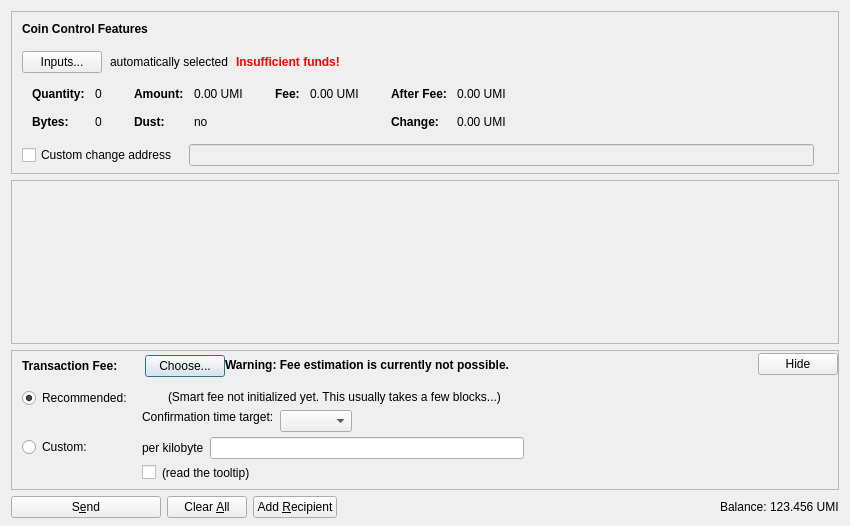
<?xml version="1.0" encoding="UTF-8"?>
<ui version="4.0">
 <class>SendCoinsDialog</class>
 <widget class="QDialog" name="SendCoinsDialog">
  <property name="geometry">
   <rect>
    <x>0</x>
    <y>0</y>
    <width>850</width>
    <height>526</height>
   </rect>
  </property>
  <property name="windowTitle">
   <string>Send Coins</string>
  </property>
  <layout class="QVBoxLayout" name="verticalLayout" stretch="0,1,0,0">
   <property name="bottomMargin">
    <number>8</number>
   </property>
   <item>
    <widget class="QFrame" name="frameCoinControl">
     <property name="sizePolicy">
      <sizepolicy hsizetype="Expanding" vsizetype="Expanding">
       <horstretch>0</horstretch>
       <verstretch>0</verstretch>
      </sizepolicy>
     </property>
     <property name="maximumSize">
      <size>
       <width>16777215</width>
       <height>16777215</height>
      </size>
     </property>
     <property name="frameShape">
      <enum>QFrame::StyledPanel</enum>
     </property>
     <property name="frameShadow">
      <enum>QFrame::Sunken</enum>
     </property>
     <layout class="QVBoxLayout" name="verticalLayoutCoinControl2">
      <property name="spacing">
       <number>0</number>
      </property>
      <property name="leftMargin">
       <number>0</number>
      </property>
      <property name="topMargin">
       <number>0</number>
      </property>
      <property name="rightMargin">
       <number>0</number>
      </property>
      <property name="bottomMargin">
       <number>6</number>
      </property>
      <item>
       <layout class="QVBoxLayout" name="verticalLayoutCoinControl" stretch="0,0,0,0,1">
        <property name="spacing">
         <number>0</number>
        </property>
        <property name="leftMargin">
         <number>10</number>
        </property>
        <property name="topMargin">
         <number>10</number>
        </property>
        <item>
         <layout class="QHBoxLayout" name="horizontalLayoutCoinControl1">
          <property name="bottomMargin">
           <number>15</number>
          </property>
          <item>
           <widget class="QLabel" name="labelCoinControlFeatures">
            <property name="sizePolicy">
             <sizepolicy hsizetype="Preferred" vsizetype="Maximum">
              <horstretch>0</horstretch>
              <verstretch>0</verstretch>
             </sizepolicy>
            </property>
            <property name="font">
             <font>
              <weight>75</weight>
              <bold>true</bold>
             </font>
            </property>
            <property name="styleSheet">
             <string notr="true">font-weight:bold;</string>
            </property>
            <property name="text">
             <string>Coin Control Features</string>
            </property>
           </widget>
          </item>
         </layout>
        </item>
        <item>
         <layout class="QHBoxLayout" name="horizontalLayoutCoinControl2" stretch="0,0,0,0">
          <property name="spacing">
           <number>8</number>
          </property>
          <property name="bottomMargin">
           <number>10</number>
          </property>
          <item>
           <widget class="QPushButton" name="pushButtonCoinControl">
            <property name="styleSheet">
             <string notr="true"/>
            </property>
            <property name="text">
             <string>Inputs...</string>
            </property>
            <property name="autoDefault">
             <bool>false</bool>
            </property>
           </widget>
          </item>
          <item>
           <widget class="QLabel" name="labelCoinControlAutomaticallySelected">
            <property name="text">
             <string>automatically selected</string>
            </property>
            <property name="margin">
             <number>5</number>
            </property>
           </widget>
          </item>
          <item>
           <widget class="QLabel" name="labelCoinControlInsuffFunds">
            <property name="font">
             <font>
              <weight>75</weight>
              <bold>true</bold>
             </font>
            </property>
            <property name="styleSheet">
             <string notr="true">color:red;font-weight:bold;</string>
            </property>
            <property name="text">
             <string>Insufficient funds!</string>
            </property>
            <property name="margin">
             <number>5</number>
            </property>
           </widget>
          </item>
          <item>
           <spacer name="horizontalSpacerCoinControl">
            <property name="orientation">
             <enum>Qt::Horizontal</enum>
            </property>
            <property name="sizeHint" stdset="0">
             <size>
              <width>40</width>
              <height>1</height>
             </size>
            </property>
           </spacer>
          </item>
         </layout>
        </item>
        <item>
         <widget class="QWidget" name="widgetCoinControl" native="true">
          <property name="sizePolicy">
           <sizepolicy hsizetype="Preferred" vsizetype="Preferred">
            <horstretch>0</horstretch>
            <verstretch>0</verstretch>
           </sizepolicy>
          </property>
          <property name="minimumSize">
           <size>
            <width>0</width>
            <height>0</height>
           </size>
          </property>
          <property name="styleSheet">
           <string notr="true"/>
          </property>
          <layout class="QHBoxLayout" name="horizontalLayoutCoinControl5">
           <property name="leftMargin">
            <number>0</number>
           </property>
           <property name="topMargin">
            <number>0</number>
           </property>
           <property name="rightMargin">
            <number>0</number>
           </property>
           <property name="bottomMargin">
            <number>0</number>
           </property>
           <item>
            <layout class="QHBoxLayout" name="horizontalLayoutCoinControl3" stretch="0,0,0,1">
             <property name="spacing">
              <number>20</number>
             </property>
             <property name="topMargin">
              <number>0</number>
             </property>
             <property name="bottomMargin">
              <number>10</number>
             </property>
             <item>
              <layout class="QFormLayout" name="formLayoutCoinControl1">
               <property name="horizontalSpacing">
                <number>10</number>
               </property>
               <property name="verticalSpacing">
                <number>14</number>
               </property>
               <property name="leftMargin">
                <number>10</number>
               </property>
               <property name="topMargin">
                <number>4</number>
               </property>
               <property name="rightMargin">
                <number>6</number>
               </property>
               <item row="0" column="0">
                <widget class="QLabel" name="labelCoinControlQuantityText">
                 <property name="font">
                  <font>
                   <weight>75</weight>
                   <bold>true</bold>
                  </font>
                 </property>
                 <property name="text">
                  <string>Quantity:</string>
                 </property>
                 <property name="margin">
                  <number>0</number>
                 </property>
                </widget>
               </item>
               <item row="0" column="1">
                <widget class="QLabel" name="labelCoinControlQuantity">
                 <property name="cursor">
                  <cursorShape>IBeamCursor</cursorShape>
                 </property>
                 <property name="contextMenuPolicy">
                  <enum>Qt::ActionsContextMenu</enum>
                 </property>
                 <property name="text">
                  <string notr="true">0</string>
                 </property>
                 <property name="margin">
                  <number>0</number>
                 </property>
                 <property name="textInteractionFlags">
                  <set>Qt::LinksAccessibleByMouse|Qt::TextSelectableByKeyboard|Qt::TextSelectableByMouse</set>
                 </property>
                </widget>
               </item>
               <item row="1" column="0">
                <widget class="QLabel" name="labelCoinControlBytesText">
                 <property name="font">
                  <font>
                   <weight>75</weight>
                   <bold>true</bold>
                  </font>
                 </property>
                 <property name="text">
                  <string>Bytes:</string>
                 </property>
                </widget>
               </item>
               <item row="1" column="1">
                <widget class="QLabel" name="labelCoinControlBytes">
                 <property name="cursor">
                  <cursorShape>IBeamCursor</cursorShape>
                 </property>
                 <property name="contextMenuPolicy">
                  <enum>Qt::ActionsContextMenu</enum>
                 </property>
                 <property name="text">
                  <string notr="true">0</string>
                 </property>
                 <property name="textInteractionFlags">
                  <set>Qt::LinksAccessibleByMouse|Qt::TextSelectableByKeyboard|Qt::TextSelectableByMouse</set>
                 </property>
                </widget>
               </item>
              </layout>
             </item>
             <item>
              <layout class="QFormLayout" name="formLayoutCoinControl2">
               <property name="horizontalSpacing">
                <number>10</number>
               </property>
               <property name="verticalSpacing">
                <number>14</number>
               </property>
               <property name="leftMargin">
                <number>6</number>
               </property>
               <property name="topMargin">
                <number>4</number>
               </property>
               <property name="rightMargin">
                <number>6</number>
               </property>
               <item row="0" column="0">
                <widget class="QLabel" name="labelCoinControlAmountText">
                 <property name="font">
                  <font>
                   <weight>75</weight>
                   <bold>true</bold>
                  </font>
                 </property>
                 <property name="text">
                  <string>Amount:</string>
                 </property>
                 <property name="margin">
                  <number>0</number>
                 </property>
                </widget>
               </item>
               <item row="0" column="1">
                <widget class="QLabel" name="labelCoinControlAmount">
                 <property name="cursor">
                  <cursorShape>IBeamCursor</cursorShape>
                 </property>
                 <property name="contextMenuPolicy">
                  <enum>Qt::ActionsContextMenu</enum>
                 </property>
                 <property name="text">
                  <string notr="true">0.00 UMI</string>
                 </property>
                 <property name="textInteractionFlags">
                  <set>Qt::LinksAccessibleByMouse|Qt::TextSelectableByKeyboard|Qt::TextSelectableByMouse</set>
                 </property>
                </widget>
               </item>
               <item row="1" column="0">
                <widget class="QLabel" name="labelCoinControlLowOutputText">
                 <property name="font">
                  <font>
                   <weight>75</weight>
                   <bold>true</bold>
                  </font>
                 </property>
                 <property name="text">
                  <string>Dust:</string>
                 </property>
                </widget>
               </item>
               <item row="1" column="1">
                <widget class="QLabel" name="labelCoinControlLowOutput">
                 <property name="cursor">
                  <cursorShape>IBeamCursor</cursorShape>
                 </property>
                 <property name="contextMenuPolicy">
                  <enum>Qt::ActionsContextMenu</enum>
                 </property>
                 <property name="text">
                  <string notr="true">no</string>
                 </property>
                 <property name="textInteractionFlags">
                  <set>Qt::LinksAccessibleByMouse|Qt::TextSelectableByKeyboard|Qt::TextSelectableByMouse</set>
                 </property>
                </widget>
               </item>
              </layout>
             </item>
             <item>
              <layout class="QFormLayout" name="formLayoutCoinControl3">
               <property name="horizontalSpacing">
                <number>10</number>
               </property>
               <property name="verticalSpacing">
                <number>14</number>
               </property>
               <property name="leftMargin">
                <number>6</number>
               </property>
               <property name="topMargin">
                <number>4</number>
               </property>
               <property name="rightMargin">
                <number>6</number>
               </property>
               <item row="0" column="0">
                <widget class="QLabel" name="labelCoinControlFeeText">
                 <property name="font">
                  <font>
                   <weight>75</weight>
                   <bold>true</bold>
                  </font>
                 </property>
                 <property name="text">
                  <string>Fee:</string>
                 </property>
                 <property name="margin">
                  <number>0</number>
                 </property>
                </widget>
               </item>
               <item row="0" column="1">
                <widget class="QLabel" name="labelCoinControlFee">
                 <property name="cursor">
                  <cursorShape>IBeamCursor</cursorShape>
                 </property>
                 <property name="contextMenuPolicy">
                  <enum>Qt::ActionsContextMenu</enum>
                 </property>
                 <property name="text">
                  <string notr="true">0.00 UMI</string>
                 </property>
                 <property name="textInteractionFlags">
                  <set>Qt::LinksAccessibleByMouse|Qt::TextSelectableByKeyboard|Qt::TextSelectableByMouse</set>
                 </property>
                </widget>
               </item>
              </layout>
             </item>
             <item>
              <layout class="QFormLayout" name="formLayoutCoinControl4">
               <property name="horizontalSpacing">
                <number>10</number>
               </property>
               <property name="verticalSpacing">
                <number>14</number>
               </property>
               <property name="leftMargin">
                <number>6</number>
               </property>
               <property name="topMargin">
                <number>4</number>
               </property>
               <property name="rightMargin">
                <number>6</number>
               </property>
               <item row="0" column="0">
                <widget class="QLabel" name="labelCoinControlAfterFeeText">
                 <property name="font">
                  <font>
                   <weight>75</weight>
                   <bold>true</bold>
                  </font>
                 </property>
                 <property name="text">
                  <string>After Fee:</string>
                 </property>
                 <property name="margin">
                  <number>0</number>
                 </property>
                </widget>
               </item>
               <item row="0" column="1">
                <widget class="QLabel" name="labelCoinControlAfterFee">
                 <property name="cursor">
                  <cursorShape>IBeamCursor</cursorShape>
                 </property>
                 <property name="contextMenuPolicy">
                  <enum>Qt::ActionsContextMenu</enum>
                 </property>
                 <property name="text">
                  <string notr="true">0.00 UMI</string>
                 </property>
                 <property name="textInteractionFlags">
                  <set>Qt::LinksAccessibleByMouse|Qt::TextSelectableByKeyboard|Qt::TextSelectableByMouse</set>
                 </property>
                </widget>
               </item>
               <item row="1" column="0">
                <widget class="QLabel" name="labelCoinControlChangeText">
                 <property name="font">
                  <font>
                   <weight>75</weight>
                   <bold>true</bold>
                  </font>
                 </property>
                 <property name="text">
                  <string>Change:</string>
                 </property>
                </widget>
               </item>
               <item row="1" column="1">
                <widget class="QLabel" name="labelCoinControlChange">
                 <property name="cursor">
                  <cursorShape>IBeamCursor</cursorShape>
                 </property>
                 <property name="contextMenuPolicy">
                  <enum>Qt::ActionsContextMenu</enum>
                 </property>
                 <property name="text">
                  <string notr="true">0.00 UMI</string>
                 </property>
                 <property name="textInteractionFlags">
                  <set>Qt::LinksAccessibleByMouse|Qt::TextSelectableByKeyboard|Qt::TextSelectableByMouse</set>
                 </property>
                </widget>
               </item>
              </layout>
             </item>
            </layout>
           </item>
          </layout>
         </widget>
        </item>
        <item>
         <layout class="QHBoxLayout" name="horizontalLayoutCoinControl4" stretch="0,0,0">
          <property name="spacing">
           <number>12</number>
          </property>
          <property name="sizeConstraint">
           <enum>QLayout::SetDefaultConstraint</enum>
          </property>
          <property name="topMargin">
           <number>5</number>
          </property>
          <property name="rightMargin">
           <number>5</number>
          </property>
          <item>
           <widget class="QCheckBox" name="checkBoxCoinControlChange">
            <property name="toolTip">
             <string>If this is activated, but the change address is empty or invalid, change will be sent to a newly generated address.</string>
            </property>
            <property name="text">
             <string>Custom change address</string>
            </property>
           </widget>
          </item>
          <item>
           <widget class="QValidatedLineEdit" name="lineEditCoinControlChange">
            <property name="enabled">
             <bool>false</bool>
            </property>
            <property name="sizePolicy">
             <sizepolicy hsizetype="Expanding" vsizetype="Fixed">
              <horstretch>0</horstretch>
              <verstretch>0</verstretch>
             </sizepolicy>
            </property>
           </widget>
          </item>
          <item>
           <widget class="QLabel" name="labelCoinControlChangeLabel">
            <property name="sizePolicy">
             <sizepolicy hsizetype="Preferred" vsizetype="Expanding">
              <horstretch>0</horstretch>
              <verstretch>0</verstretch>
             </sizepolicy>
            </property>
            <property name="minimumSize">
             <size>
              <width>0</width>
              <height>0</height>
             </size>
            </property>
            <property name="text">
             <string/>
            </property>
            <property name="margin">
             <number>3</number>
            </property>
           </widget>
          </item>
         </layout>
        </item>
        <item>
         <spacer name="verticalSpacerCoinControl">
          <property name="orientation">
           <enum>Qt::Vertical</enum>
          </property>
          <property name="sizeHint" stdset="0">
           <size>
            <width>800</width>
            <height>1</height>
           </size>
          </property>
         </spacer>
        </item>
       </layout>
      </item>
     </layout>
    </widget>
   </item>
   <item>
    <widget class="QScrollArea" name="scrollArea">
     <property name="widgetResizable">
      <bool>true</bool>
     </property>
     <widget class="QWidget" name="scrollAreaWidgetContents">
      <property name="geometry">
       <rect>
        <x>0</x>
        <y>0</y>
        <width>830</width>
        <height>104</height>
       </rect>
      </property>
      <layout class="QVBoxLayout" name="verticalLayout_2" stretch="0,1">
       <property name="leftMargin">
        <number>0</number>
       </property>
       <property name="topMargin">
        <number>0</number>
       </property>
       <property name="rightMargin">
        <number>0</number>
       </property>
       <property name="bottomMargin">
        <number>0</number>
       </property>
       <item>
        <layout class="QVBoxLayout" name="entries">
         <property name="spacing">
          <number>6</number>
         </property>
        </layout>
       </item>
       <item>
        <spacer name="verticalSpacer">
         <property name="orientation">
          <enum>Qt::Vertical</enum>
         </property>
         <property name="sizeHint" stdset="0">
          <size>
           <width>20</width>
           <height>40</height>
          </size>
         </property>
        </spacer>
       </item>
      </layout>
     </widget>
    </widget>
   </item>
   <item>
    <widget class="QFrame" name="frameFee">
     <property name="sizePolicy">
      <sizepolicy hsizetype="Expanding" vsizetype="Expanding">
       <horstretch>0</horstretch>
       <verstretch>0</verstretch>
      </sizepolicy>
     </property>
     <property name="maximumSize">
      <size>
       <width>16777215</width>
       <height>16777215</height>
      </size>
     </property>
     <property name="frameShape">
      <enum>QFrame::StyledPanel</enum>
     </property>
     <property name="frameShadow">
      <enum>QFrame::Sunken</enum>
     </property>
     <layout class="QVBoxLayout" name="verticalLayoutFee1">
      <property name="spacing">
       <number>0</number>
      </property>
      <property name="leftMargin">
       <number>0</number>
      </property>
      <property name="topMargin">
       <number>0</number>
      </property>
      <property name="rightMargin">
       <number>0</number>
      </property>
      <property name="bottomMargin">
       <number>0</number>
      </property>
      <item>
       <layout class="QVBoxLayout" name="verticalLayoutFee2" stretch="0,0,0">
        <property name="spacing">
         <number>0</number>
        </property>
        <property name="leftMargin">
         <number>10</number>
        </property>
        <property name="topMargin">
         <number>0</number>
        </property>
        <item>
         <layout class="QHBoxLayout" name="horizontalLayoutFee1">
          <property name="bottomMargin">
           <number>0</number>
          </property>
          <item>
           <layout class="QVBoxLayout" name="verticalLayoutFee7">
            <property name="spacing">
             <number>0</number>
            </property>
            <item>
             <spacer name="verticalSpacerSmartFee">
              <property name="orientation">
               <enum>Qt::Vertical</enum>
              </property>
              <property name="sizeType">
               <enum>QSizePolicy::Fixed</enum>
              </property>
              <property name="sizeHint" stdset="0">
               <size>
                <width>1</width>
                <height>4</height>
               </size>
              </property>
             </spacer>
            </item>
            <item>
             <layout class="QHBoxLayout" name="horizontalLayoutSmartFee">
              <property name="spacing">
               <number>10</number>
              </property>
              <item>
               <widget class="QLabel" name="labelFeeHeadline">
                <property name="sizePolicy">
                 <sizepolicy hsizetype="Preferred" vsizetype="Maximum">
                  <horstretch>0</horstretch>
                  <verstretch>0</verstretch>
                 </sizepolicy>
                </property>
                <property name="font">
                 <font>
                  <weight>75</weight>
                  <bold>true</bold>
                 </font>
                </property>
                <property name="styleSheet">
                 <string notr="true">font-weight:bold;</string>
                </property>
                <property name="text">
                 <string>Transaction Fee:</string>
                </property>
               </widget>
              </item>
              <item>
               <widget class="QLabel" name="labelFeeMinimized">
                <property name="text">
                 <string/>
                </property>
               </widget>
              </item>
              <item>
               <widget class="QPushButton" name="buttonChooseFee">
                <property name="text">
                 <string>Choose...</string>
                </property>
               </widget>
              </item>
             </layout>
            </item>
            <item>
             <spacer name="verticalSpacer_5">
              <property name="orientation">
               <enum>Qt::Vertical</enum>
              </property>
              <property name="sizeHint" stdset="0">
               <size>
                <width>1</width>
                <height>1</height>
               </size>
              </property>
             </spacer>
            </item>
           </layout>
          </item>
          <item>
           <widget class="QLabel" name="fallbackFeeWarningLabel">
            <property name="toolTip">
             <string>Using the fallbackfee can result in sending a transaction that will take several hours or days (or never) to confirm. Consider choosing your fee manually or wait until you have validated the complete chain.</string>
            </property>
            <property name="font">
            <font>
                <weight>75</weight>
                <bold>true</bold>
            </font>
            </property>
            <property name="text">
             <string>Warning: Fee estimation is currently not possible.</string>
            </property>
            <property name="wordWrap">
             <bool>false</bool>
            </property>
           </widget>
          </item>
          <item>
           <spacer name="horizontalSpacer_4">
            <property name="orientation">
             <enum>Qt::Horizontal</enum>
            </property>
            <property name="sizeType">
             <enum>QSizePolicy::MinimumExpanding</enum>
            </property>
            <property name="sizeHint" stdset="0">
             <size>
              <width>40</width>
              <height>20</height>
             </size>
            </property>
           </spacer>
          </item>
          <item>
           <widget class="QPushButton" name="buttonMinimizeFee">
            <property name="toolTip">
             <string>collapse fee-settings</string>
            </property>
            <property name="text">
             <string>Hide</string>
            </property>
           </widget>
          </item>
         </layout>
        </item>
        <item>
         <widget class="QFrame" name="frameFeeSelection">
          <layout class="QVBoxLayout" name="verticalLayoutFee12">
           <property name="spacing">
            <number>0</number>
           </property>
           <property name="leftMargin">
            <number>0</number>
           </property>
           <property name="topMargin">
            <number>0</number>
           </property>
           <property name="rightMargin">
            <number>0</number>
           </property>
           <property name="bottomMargin">
            <number>0</number>
           </property>
           <item>
            <layout class="QGridLayout" name="gridLayoutFee">
             <property name="topMargin">
              <number>10</number>
             </property>
             <property name="bottomMargin">
              <number>4</number>
             </property>
             <property name="horizontalSpacing">
              <number>10</number>
             </property>
             <property name="verticalSpacing">
              <number>4</number>
             </property>
             <item row="1" column="1">
              <layout class="QVBoxLayout" name="verticalLayoutFee8">
               <property name="spacing">
                <number>6</number>
               </property>
               <item>
                <layout class="QHBoxLayout" name="horizontalLayoutFee13">
                 <item>
                  <widget class="QLabel" name="labelCustomPerKilobyte">
                   <property name="toolTip">
                    <string>If the custom fee is set to 1000 satoshis and the transaction is only 250 bytes, then &quot;per kilobyte&quot; only pays 250 satoshis in fee, while &quot;total at least&quot; pays 1000 satoshis. For transactions bigger than a kilobyte both pay by kilobyte.</string>
                   </property>
                   <property name="text">
                    <string>per kilobyte</string>
                   </property>
                  </widget>
                 </item>
                 <item>
                  <widget class="BitcoinAmountField" name="customFee"/>
                 </item>
                 <item>
                  <spacer name="horizontalSpacer_6">
                   <property name="orientation">
                    <enum>Qt::Horizontal</enum>
                   </property>
                   <property name="sizeHint" stdset="0">
                    <size>
                     <width>1</width>
                     <height>1</height>
                    </size>
                   </property>
                  </spacer>
                 </item>
                </layout>
               </item>
               <item>
                <layout class="QHBoxLayout" name="horizontalLayoutFee8">
                 <item>
                  <widget class="QCheckBox" name="checkBoxMinimumFee">
                   <property name="toolTip">
                    <string>Paying only the minimum fee is just fine as long as there is less transaction volume than space in the blocks. But be aware that this can end up in a never confirming transaction once there is more demand for umi transactions than the network can process.</string>
                   </property>
                   <property name="text">
                    <string/>
                   </property>
                  </widget>
                 </item>
                 <item>
                  <widget class="QLabel" name="labelMinFeeWarning">
                   <property name="enabled">
                    <bool>true</bool>
                   </property>
                   <property name="toolTip">
                    <string>Paying only the minimum fee is just fine as long as there is less transaction volume than space in the blocks. But be aware that this can end up in a never confirming transaction once there is more demand for umi transactions than the network can process.</string>
                   </property>
                   <property name="text">
                    <string>(read the tooltip)</string>
                   </property>
                   <property name="margin">
                    <number>5</number>
                   </property>
                  </widget>
                 </item>
                 <item>
                  <spacer name="horizontalSpacer_2">
                   <property name="orientation">
                    <enum>Qt::Horizontal</enum>
                   </property>
                   <property name="sizeHint" stdset="0">
                    <size>
                     <width>1</width>
                     <height>1</height>
                    </size>
                   </property>
                  </spacer>
                 </item>
                </layout>
               </item>
              </layout>
             </item>
             <item row="0" column="0">
              <layout class="QVBoxLayout" name="verticalLayoutFee4" stretch="0,1">
               <item>
                <widget class="QRadioButton" name="radioSmartFee">
                 <property name="text">
                  <string>Recommended:</string>
                 </property>
                 <property name="checked">
                  <bool>true</bool>
                 </property>
                 <attribute name="buttonGroup">
                  <string notr="true">groupFee</string>
                 </attribute>
                </widget>
               </item>
               <item>
                <spacer name="verticalSpacer_2">
                 <property name="orientation">
                  <enum>Qt::Vertical</enum>
                 </property>
                 <property name="sizeHint" stdset="0">
                  <size>
                   <width>1</width>
                   <height>1</height>
                  </size>
                 </property>
                </spacer>
               </item>
              </layout>
             </item>
             <item row="1" column="0">
              <layout class="QVBoxLayout" name="verticalLayoutFee9" stretch="0,1">
               <item>
                <widget class="QRadioButton" name="radioCustomFee">
                 <property name="text">
                  <string>Custom:</string>
                 </property>
                 <attribute name="buttonGroup">
                  <string notr="true">groupFee</string>
                 </attribute>
                </widget>
               </item>
               <item>
                <spacer name="verticalSpacer_6">
                 <property name="orientation">
                  <enum>Qt::Vertical</enum>
                 </property>
                 <property name="sizeHint" stdset="0">
                  <size>
                   <width>1</width>
                   <height>1</height>
                  </size>
                 </property>
                </spacer>
               </item>
              </layout>
             </item>
             <item row="0" column="1">
              <layout class="QVBoxLayout" name="verticalLayoutFee3" stretch="0,0,1">
               <property name="spacing">
                <number>6</number>
               </property>
               <property name="topMargin">
                <number>2</number>
               </property>
               <item>
                <layout class="QHBoxLayout" name="horizontalLayoutFee12">
                 <item>
                  <widget class="QLabel" name="labelSmartFee">
                   <property name="text">
                    <string/>
                   </property>
                   <property name="margin">
                    <number>2</number>
                   </property>
                  </widget>
                 </item>
                 <item>
                  <widget class="QLabel" name="labelFeeEstimation">
                   <property name="text">
                    <string/>
                   </property>
                  </widget>
                 </item>
                 <item>
                  <widget class="QLabel" name="labelSmartFee2">
                   <property name="text">
                    <string>(Smart fee not initialized yet. This usually takes a few blocks...)</string>
                   </property>
                   <property name="margin">
                    <number>2</number>
                   </property>
                  </widget>
                 </item>
                 <item>
                  <spacer name="horizontalSpacer_5">
                   <property name="orientation">
                    <enum>Qt::Horizontal</enum>
                   </property>
                   <property name="sizeHint" stdset="0">
                    <size>
                     <width>1</width>
                     <height>1</height>
                    </size>
                   </property>
                  </spacer>
                 </item>
                </layout>
               </item>
               <item>
                <layout class="QHBoxLayout" name="horizontalLayoutFee9">
                 <item>
                  <layout class="QVBoxLayout" name="verticalLayoutFee6">
                   <item>
                    <widget class="QLabel" name="labelSmartFee3">
                     <property name="text">
                      <string>Confirmation time target:</string>
                     </property>
                     <property name="margin">
                      <number>2</number>
                     </property>
                    </widget>
                   </item>
                   <item>
                    <spacer name="verticalSpacer_3">
                     <property name="orientation">
                      <enum>Qt::Vertical</enum>
                     </property>
                     <property name="sizeHint" stdset="0">
                      <size>
                       <width>1</width>
                       <height>1</height>
                      </size>
                     </property>
                    </spacer>
                   </item>
                  </layout>
                 </item>
                 <item>
                  <layout class="QVBoxLayout" name="verticalLayoutFee5">
                   <property name="rightMargin">
                    <number>30</number>
                   </property>
                   <item>
                    <layout class="QHBoxLayout" name="horizontalLayoutConfTarget">
                     <property name="bottomMargin">
                      <number>0</number>
                     </property>
                     <item>
                      <widget class="QComboBox" name="confTargetSelector"/>
                     </item>
                     <item>
                      <spacer name="horizontalSpacerConfTarget">
                       <property name="orientation">
                        <enum>Qt::Horizontal</enum>
                       </property>
                       <property name="sizeHint" stdset="0">
                        <size>
                         <width>40</width>
                         <height>20</height>
                        </size>
                       </property>
                      </spacer>
                     </item>
                    </layout>
                   </item>
                  </layout>
                 </item>
                </layout>
               </item>
               <item>
                <spacer name="verticalSpacer_4">
                 <property name="orientation">
                  <enum>Qt::Vertical</enum>
                 </property>
                 <property name="sizeHint" stdset="0">
                  <size>
                   <width>1</width>
                   <height>1</height>
                  </size>
                 </property>
                </spacer>
               </item>
              </layout>
             </item>
            </layout>
           </item>
          </layout>
         </widget>
        </item>
        <item>
         <spacer name="verticalSpacerFee">
          <property name="orientation">
           <enum>Qt::Vertical</enum>
          </property>
          <property name="sizeHint" stdset="0">
           <size>
            <width>40</width>
            <height>5</height>
           </size>
          </property>
         </spacer>
        </item>
       </layout>
      </item>
     </layout>
    </widget>
   </item>
   <item>
    <layout class="QHBoxLayout" name="horizontalLayout">
     <item>
      <widget class="QPushButton" name="sendButton">
       <property name="minimumSize">
        <size>
         <width>150</width>
         <height>0</height>
        </size>
       </property>
       <property name="toolTip">
        <string>Confirm the send action</string>
       </property>
       <property name="text">
        <string>S&amp;end</string>
       </property>
       <property name="icon">
        <iconset resource="../bitcoin.qrc">
         <normaloff>:/icons/send</normaloff>:/icons/send</iconset>
       </property>
       <property name="autoDefault">
        <bool>false</bool>
       </property>
       <property name="default">
        <bool>false</bool>
       </property>
      </widget>
     </item>
     <item>
      <widget class="QPushButton" name="clearButton">
       <property name="sizePolicy">
        <sizepolicy hsizetype="Minimum" vsizetype="Fixed">
         <horstretch>0</horstretch>
         <verstretch>0</verstretch>
        </sizepolicy>
       </property>
       <property name="toolTip">
        <string>Clear all fields of the form.</string>
       </property>
       <property name="text">
        <string>Clear &amp;All</string>
       </property>
       <property name="icon">
        <iconset resource="../bitcoin.qrc">
         <normaloff>:/icons/remove</normaloff>:/icons/remove</iconset>
       </property>
       <property name="autoDefault">
        <bool>false</bool>
       </property>
      </widget>
     </item>
     <item>
      <widget class="QPushButton" name="addButton">
       <property name="toolTip">
        <string>Send to multiple recipients at once</string>
       </property>
       <property name="text">
        <string>Add &amp;Recipient</string>
       </property>
       <property name="icon">
        <iconset resource="../bitcoin.qrc">
         <normaloff>:/icons/add</normaloff>:/icons/add</iconset>
       </property>
       <property name="autoDefault">
        <bool>false</bool>
       </property>
      </widget>
     </item>
     <item>
      <spacer name="horizontalSpacer">
       <property name="orientation">
        <enum>Qt::Horizontal</enum>
       </property>
       <property name="sizeHint" stdset="0">
        <size>
         <width>40</width>
         <height>20</height>
        </size>
       </property>
      </spacer>
     </item>
     <item>
      <layout class="QHBoxLayout" name="horizontalLayout_2">
       <property name="spacing">
        <number>3</number>
       </property>
       <item>
        <widget class="QLabel" name="label">
         <property name="sizePolicy">
          <sizepolicy hsizetype="Preferred" vsizetype="Fixed">
           <horstretch>0</horstretch>
           <verstretch>0</verstretch>
          </sizepolicy>
         </property>
         <property name="text">
          <string>Balance:</string>
         </property>
        </widget>
       </item>
       <item>
        <widget class="QLabel" name="labelBalance">
         <property name="sizePolicy">
          <sizepolicy hsizetype="Preferred" vsizetype="Fixed">
           <horstretch>0</horstretch>
           <verstretch>0</verstretch>
          </sizepolicy>
         </property>
         <property name="cursor">
          <cursorShape>IBeamCursor</cursorShape>
         </property>
         <property name="text">
          <string notr="true">123.456 UMI</string>
         </property>
         <property name="textInteractionFlags">
          <set>Qt::LinksAccessibleByMouse|Qt::TextSelectableByKeyboard|Qt::TextSelectableByMouse</set>
         </property>
        </widget>
       </item>
      </layout>
     </item>
    </layout>
   </item>
  </layout>
 </widget>
 <customwidgets>
  <customwidget>
   <class>QValidatedLineEdit</class>
   <extends>QLineEdit</extends>
   <header>qt/qvalidatedlineedit.h</header>
  </customwidget>
  <customwidget>
   <class>BitcoinAmountField</class>
   <extends>QLineEdit</extends>
   <header>qt/bitcoinamountfield.h</header>
   <container>1</container>
  </customwidget>
 </customwidgets>
 <resources>
  <include location="../bitcoin.qrc"/>
 </resources>
 <connections/>
 <buttongroups>
  <buttongroup name="groupFee"/>
 </buttongroups>
</ui>
